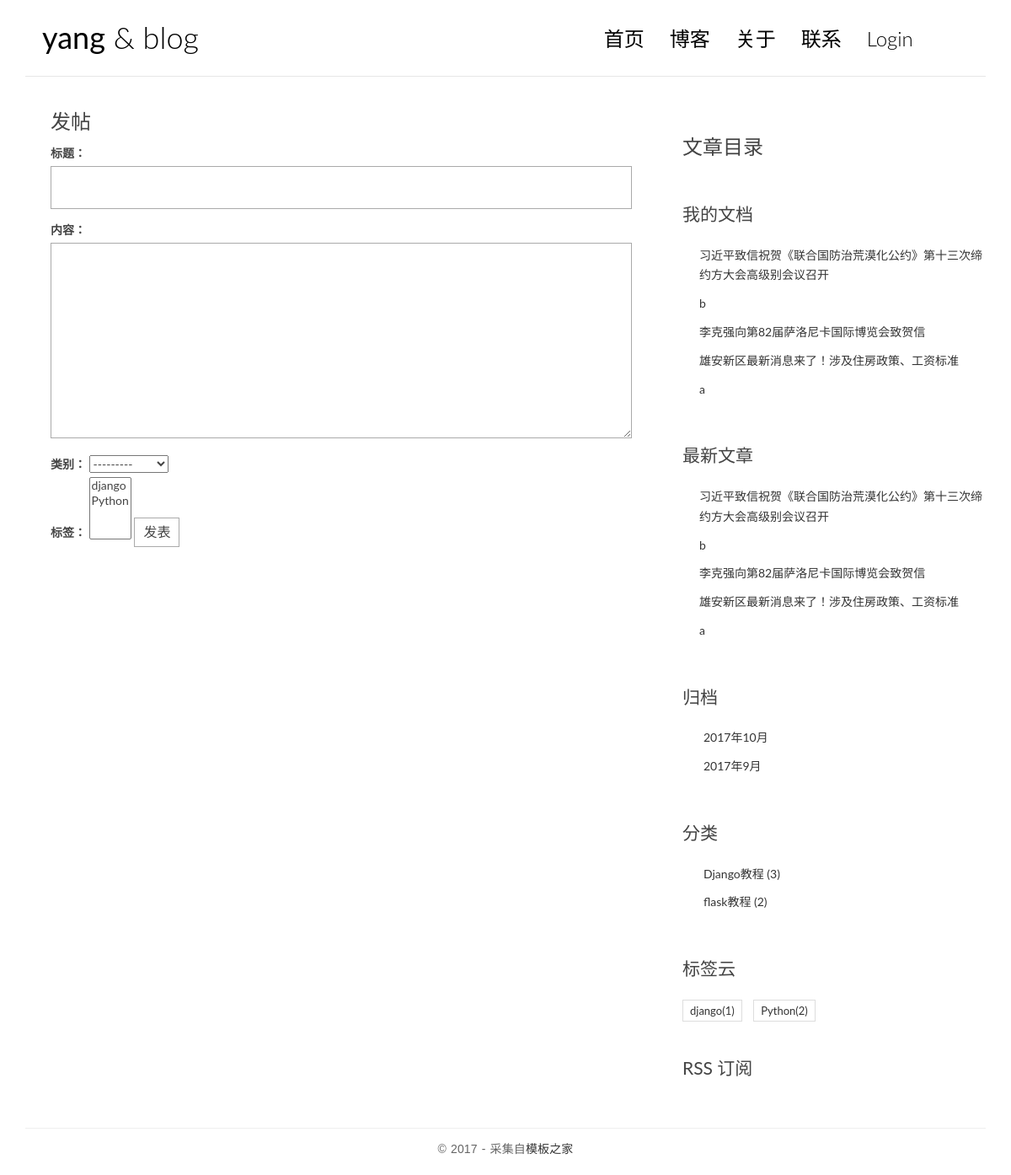
Before: /publisharticle/ with the older database file.
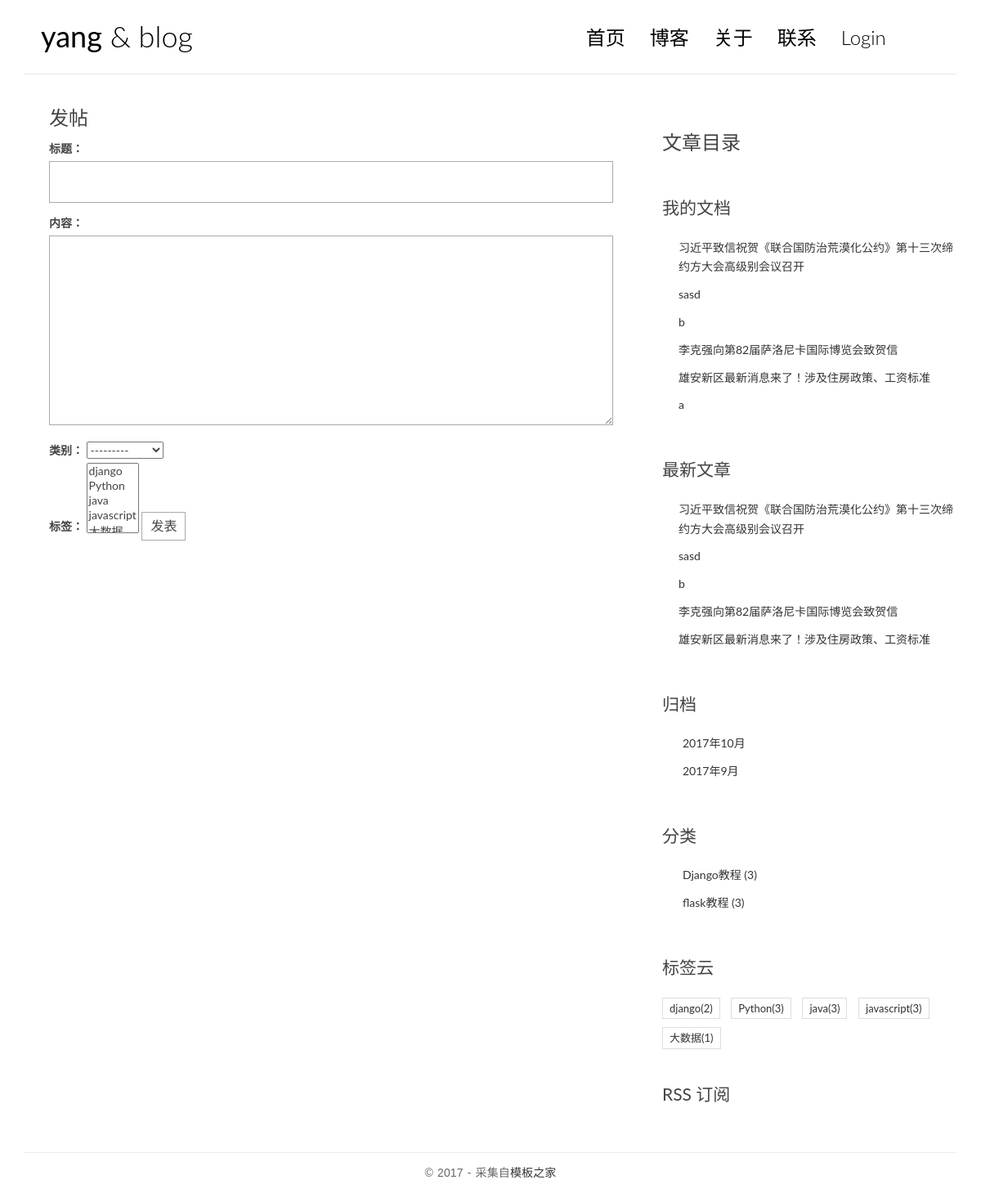
After: the same page with the newer database file.
### blog/models.py (models this page shows, shortened)
class Post(models.Model):
    title = models.CharField(max_length=64)
    body = models.TextField()
    created_time = models.DateTimeField(auto_now_add=True)
    modified_time = models.DateTimeField(auto_now_add=True)
    excerpt = models.CharField(max_length=256, blank=True)
    category = models.ForeignKey(Category)
    tags = models.ManyToManyField(Tag, blank=True)
    author = models.ForeignKey(User)
    views = models.PositiveIntegerField(default=0)
    class Meta:
        ordering = ['-created_time','-modified_time']
    def get_absolute_url(self):
        return reverse('blog:detail', kwargs={'pk': self.pk})

class Category(models.Model):
    name = models.CharField(max_length=64)
    def __str__(self):
        return self.name

class Tag(models.Model):
    name = models.CharField(max_length=64)
    def __str__(self):
        return self.name

### blog/views.py (the view, shortened to what this page needs)
# urls.py: url(r'^publisharticle/$', views.publish_article, name='publisharticle'),
def publish_article(request):
    form1 = PublishForm()
    return render(request, 'blog/publisharticle.html',{'form1':form1})

### blog/forms.py
class PublishForm(forms.ModelForm):
    class Meta:
        model = Post
        fields = [
            'title',
            'body',
            'category',
            'tags',
        ]

### blog/templatetags/blog_tags.py (called while the page is built)
@register.simple_tag
def get_recent_post(num=5):
    return Post.objects.all()[:num]

@register.simple_tag
def archives():
    return Post.objects.dates('created_time', 'month', order='DESC')

@register.simple_tag
def get_categories():
    return Category.objects.annotate(num_posts=Count('post')).filter(num_posts__gt=0)

@register.simple_tag
def get_tags():
    return Tag.objects.annotate(num_posts=Count('post')).filter(num_posts__gt=0)

@register.simple_tag
def get_authors():
    return Post.objects.all()

### templates/blog/publisharticle.html (shortened to what this page needs)
{% extends 'base.html' %}
{% block main %}
<section class="comment-area" id="comment-area">
    <h3>发帖</h3>
    <form action="{% url 'blog:publisharticle' %}" method="post" class="comment-form">
        <div class="row">
            <div class="col-md-12">
                <label for="{{form1.title.id_for_label}}">标题：</label>
                {{form1.title}}
            </div>
            <div class="col-md-12">
                <label for="form1.body.id_for_label">内容：</label>
                {{form1.body}}
            </div>
            <div class="col-md-12">
                <label for="{{form1.category.id_for_label}}">类别：</label>
                {{form1.category}}
            </div>
            <div class="col-md-12">
                <label for="form1.tags.id_for_label">标签：</label>
                {{form1.tags}}
                <button type="submit" class="comment-btn">发表</button>
            </div>
        </div>
    </form>
</section>
{% endblock %}
{% block toc %}
    <div class="widget widget-content">
        <h3 class="widget-content">文章目录</h3>
    </div>
{% endblock %}

### templates/base.html (shortened to what the changed rows need)
{% load staticfiles %}
{% load blog_tags %}
<!DOCTYPE html>
<html lang="en">
<head>
    <link rel="stylesheet" href="http://code.ionicframework.com/ionicons/2.0.1/css/ionicons.min.css">
    <link rel="stylesheet" href="{% static 'blog/css/bootstrap.min.css' %}">
    <link rel="stylesheet" href="{% static 'blog/css/pace.css' %}">
    <link rel="stylesheet" href="{% static 'blog/css/custom.css' %}">
    <link rel="stylesheet" href="{% static 'blog/css/highlights/github.css' %}">
</head>
<body>
    <div class="container">
        <header id="site-header">
            <div class="row">
                <div class="col-md-4 col-sm-5 col-xs-8">
                    <div class="logo">
                        <h1><a href="{% url 'blog:index' %}"><b>yang</b> &amp; blog</a></h1>
                    </div>
                </div>
            </div>
        </header>
    </div>
    <div class="content-body">
        <div class="container">
            <div class="row">
                <main class="col-md-8">
                    {% block main %}
                    {% endblock %}
                </main>
                <aside class="col-md-4">
                    <div class="widget widget-recent-posts">
                        {% get_authors as authors_post_list %}
                        <ul>
                            {% for post1 in authors_post_list %}
                                <li>
                                    <a href="{{ post.get_absolute_url }}">{{ post1.title }}</a>
                                </li>
                            {% empty %}
                            暂时没有
                            {% endfor %}
                        </ul>
                    </div>
                    <div class="widget widget-recent-posts">
                        {% get_recent_post as recent_post_list %}
                        <ul>
                            {% for post in recent_post_list %}
                            <li>
                                <a href="{{ post.get_absolute_url }}">{{ post.title }}</a>
                            </li>
                            {% empty %}
                            没有文章发布
                            {% endfor %}
                        </ul>
                    </div>
                    <div class="widget widget-archives">
                        {% archives as archives_list %}
                        <ul>
                            {% for date in archives_list %}
                            <li>
                                <a href="{% url 'blog:archives' date.year date.month %}">{{ date.year }}年{{date.month}}月</a>
                            </li>
                            {% empty %}
                            暂无归档
                            {% endfor %}
                        </ul>
                    </div>
                    <div class="widget widget-category">
                        {% get_categories as categories_list %}
                        <ul>
                            {% for category in categories_list %}
                            <li>
                                <a href="{% url 'blog:category' category.pk  %}">{{category.name}} <span class="post-count">({{category.num_posts}})</span></a>
                            </li>
                            {% empty %}
                            暂无分类
                            {% endfor %}
                        </ul>
                    </div>
                    <div class="widget widget-tag-cloud">
                        {% get_tags as tag_list %}
                        <ul>
                            {% for tag in tag_list %}
                            <li>
                                <a href="{% url 'blog:tag' tag.pk %}">{{tag.name}}<span class="post-count">({{tag.num_posts}})</span></a>
                            </li>
                            {% empty %}
                                没有标签
                            {% endfor %}
                        </ul>
                    </div>
                </aside>
            </div>
        </div>
    </div>
</body>
</html>

Changed rows visible on the page:
no longer on one of the page's lists (row edited): Post: title "a"
added Post: title "sasd"
computed for Category "flask教程": num_posts "2" → "3"
computed for Tag "django": num_posts "1" → "2"
computed for Tag "Python": num_posts "2" → "3"
added Tag: name "java", num_posts "3"
added Tag: name "javascript", num_posts "3"
added Tag: name "大数据", num_posts "1"
Other visible differences:
form field tags: "django / Python" → "django / Python / java / javascript"
